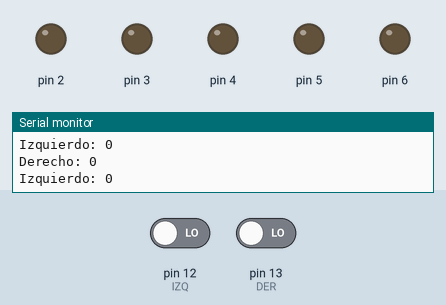
Recording of a sketch running on a simulated Arduino Uno, built with avr-gcc and run on an emulated ATmega328P. On the bench: output pins drawn as LEDs (lit = HIGH), the last lines printed to the serial monitor. The test bench sets the inputs (shaded band); at power-on: pin 12 (IZQ) LOW, pin 13 (DER) LOW.

Above: at 1.2 s.
1.3 s: pin 12 (IZQ) driven HIGH
At 2.0 s:
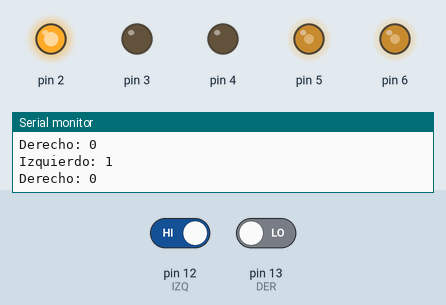
2.8 s: pin 13 (DER) driven HIGH
At 3.7 s:
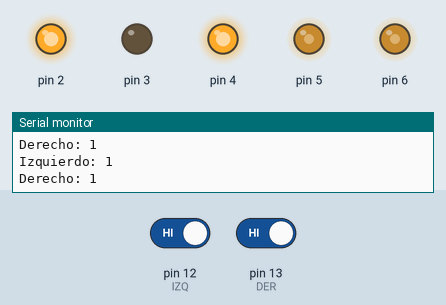
4.3 s: pin 12 (IZQ) driven LOW
At 5.4 s:
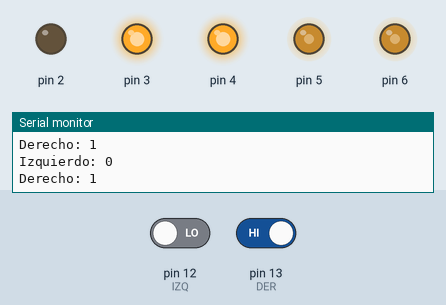
Timing chart, 0 to 7.3 s (numbered marks = the images above; inputs shaded):
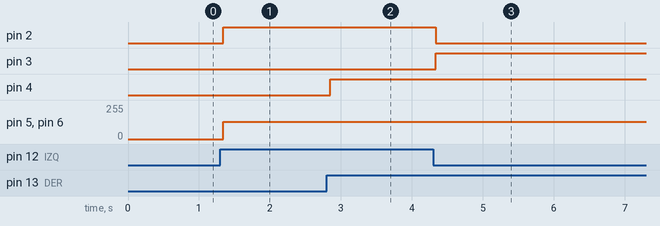

Measured:
- after the input at 1.3 s, pin 2: LOW → HIGH at once; pin 5, pin 6: 0/255 → 130/255 at once
- after the input at 2.8 s, pin 4: LOW → HIGH after 0.05 s
- after the input at 4.3 s, pin 2: HIGH → LOW at once; pin 3: LOW → HIGH at once

The sketch:

SENSORLINEA_AHORASI.ino
```cpp
int mestados[5][4] = {
  {1, 0, 1, 0}, // avanzar
  {0, 0, 0, 0}, // detenerse
  {0, 1, 1, 0}, // izquierda
  {1, 0, 0, 1}  // derecha
};

int velocidades[5][2] = {
  {130, 130}, // avanzar
  {0, 0},     // detenerse
  {130, 130}, // izquierda
  {130, 130}  // derecha
};

int IZQ = 12; // izquierdo = S1
int DER = 13; // derecho = S2

void setup() {
  Serial.begin(9600);

  pinMode(IZQ, INPUT);
  pinMode(DER, INPUT);

  for (int i = 0; i < 4; i++) {
    pinMode(i + 2, OUTPUT);
  }

  for (int i = 0; i < 2; i++) {
    pinMode(i + 5, OUTPUT);
  }
}

void loop() {
  int S1 = digitalRead(IZQ);
  int S2 = digitalRead(DER);

  // Imprimir el estado de los sensores por el puerto serial
  Serial.println("Izquierdo: " + String(S1));
  Serial.println("Derecho: " + String(S2));

  int estado;

  // Determinar el estado del robot basado en los sensores de línea
  if (S1 == 1 && S2 == 1) {
    estado = 0; // avanzar
  } else if (S1 == 1 && S2 == 0) {
    estado = 3; // derecha
  } else if (S1 == 0 && S2 == 1) {
    estado = 2; // izquierda
  } else {
    estado = 1; // detenerse
  }

  // Aplicar el estado al robot
  for (int i = 0; i < 4; i++) {
    digitalWrite(i + 2, mestados[estado][i]);
  }

  for (int i = 0; i < 2; i++) {
    analogWrite(i + 5, velocidades[estado][i]);
  }
}
```
